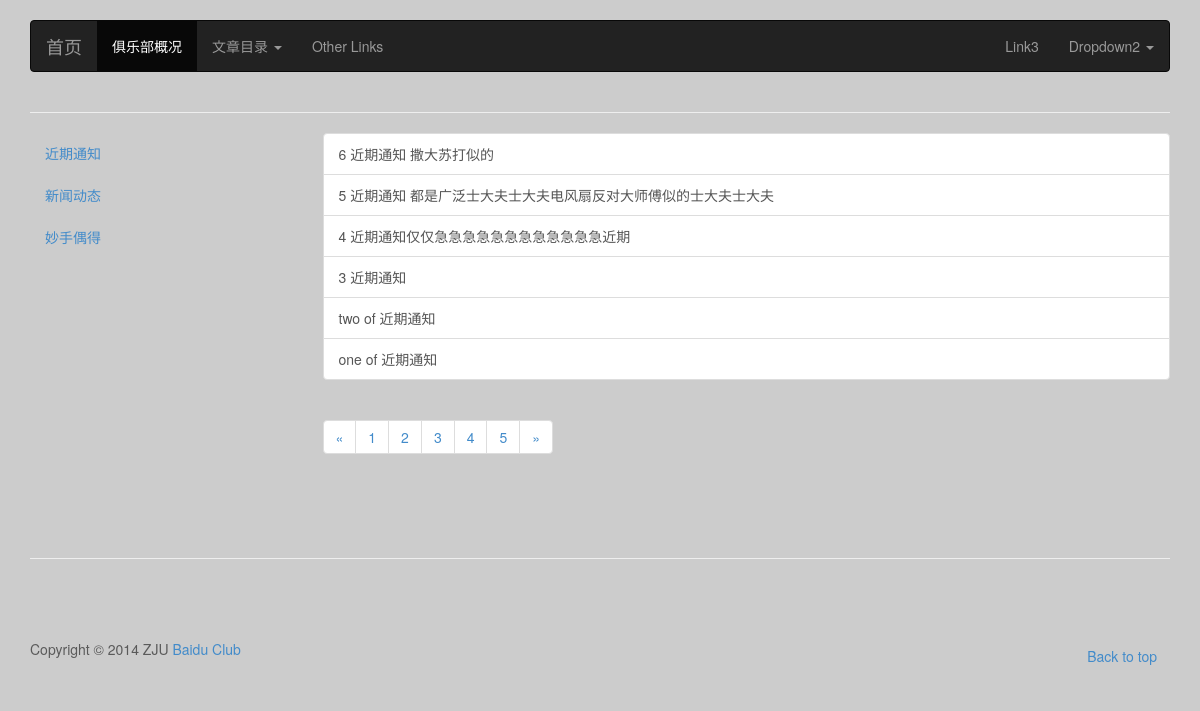
The page /index.php/welcome/category/1 on the database as committed earlier.
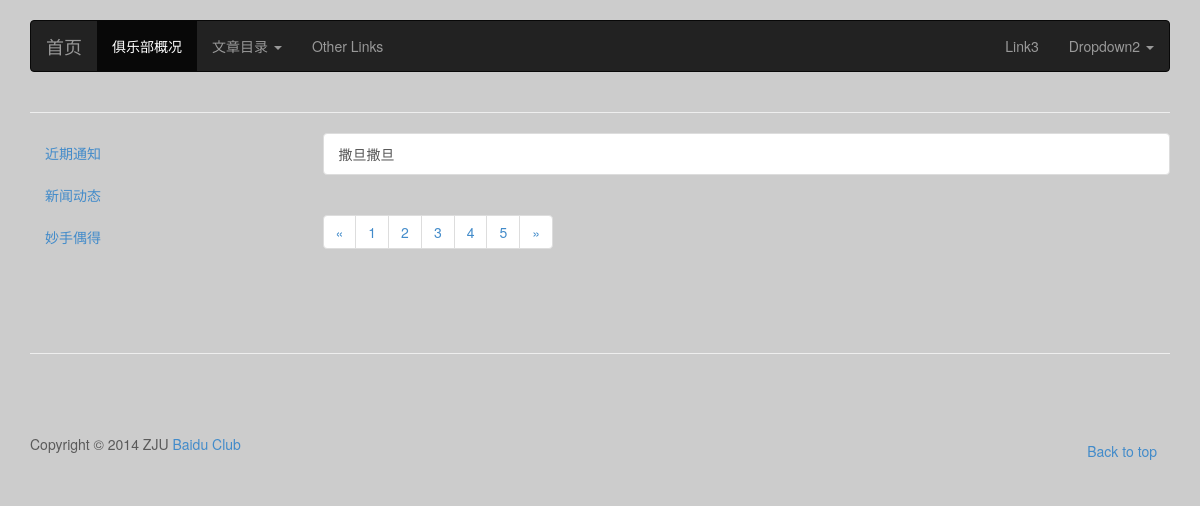
The same page on the database as committed later.
### tables this page shows
CREATE TABLE IF NOT EXISTS `tb_category` (
  `id` int(10) NOT NULL AUTO_INCREMENT,
  `name` varchar(100) DEFAULT NULL COMMENT '类别名称',
  `article_num` int(10) NOT NULL DEFAULT '0' COMMENT '文章数',
  `display` tinyint(4) NOT NULL DEFAULT '0' COMMENT '是否在首页出现',
  PRIMARY KEY (`id`)
);

CREATE TABLE IF NOT EXISTS `tb_article` (
  `id` int(10) NOT NULL AUTO_INCREMENT,
  `category_id` int(10) NOT NULL DEFAULT '0' COMMENT '文章类别ID',
  `title` varchar(100) DEFAULT NULL,
  `author` varchar(20) DEFAULT NULL,
  `content` text,
  `datetime` datetime NOT NULL DEFAULT CURRENT_TIMESTAMP COMMENT '发表时间',
  PRIMARY KEY (`id`)
);

### application/controllers/welcome.php (called while the page is built, shortened)
<?php if ( ! defined('BASEPATH')) exit('No direct script access allowed');
class Welcome extends CI_Controller {
	function __construct(){
		$this->load->model('cms_model', 'm_cms');
		$this->load->helper('url');
	}
	function load_view($page, $data = NULL){
		$this->load->view('header', $data);
		$this->load->view($page);
		$this->load->view('footer');
	}
	public function category($category_id){
		$category_id = (int)$category_id;
		$data['category'] = $this->m_cms->get_category();
		$data['article'] = $this->m_cms->get_article(array('category_id' => $category_id));
		$this->load_view('category', $data);
	}
}

### index.php (called while the page is built, shortened)
<?php
require_once BASEPATH.'core/CodeIgniter.php';

### application/models/cms_model.php (called while the page is built, shortened)
<?php
class Cms_model extends CI_Model {
	function get_category($condition = array()){
		$where = array();
		$query = $this->db->get_where('tb_category', $where);
		return $query;
	}
	function get_article($condition = array()){
		$where = array();
		$this->db->order_by('id', 'desc');
		if(isset($condition['category_id']))
			$where['category_id'] = (int)$condition['category_id'];
		$query = $this->db->get_where('tb_article', $where);
		return $query;
	}
}

### application/views/category.php (the view)
<div class="container">
	<hr>
	<div class="row">
		<div class="col-md-3">
			<?php $result = $category->result(); ?>
			<ul class="nav nav-pills nav-stacked">
				<?php foreach ($result as $key => $row): ?>
				<li><a href="<?=site_url('welcome/category/'.$row->id)?>"><?=$row->name?></a></li>
				<?php endforeach; ?>
			</ul>
		</div>
		<div class="col-md-9">
			<?php $result = $article->result(); ?>
<div class="list-group">
	<?php foreach ($result as $key => $row): ?>
	<a href="<?=site_url('welcome/article/'.$row->id)?>" class="list-group-item"><?=$row->title?></a>
	<?php endforeach; ?>
</div>
<ul class="pagination">
	<li><a href="#">&laquo;</a></li>
	<li><a href="#">1</a></li>
	<li><a href="#">2</a></li>
	<li><a href="#">3</a></li>
	<li><a href="#">4</a></li>
	<li><a href="#">5</a></li>
	<li><a href="#">&raquo;</a></li>
</ul>
		</div>
	</div>
	<hr class="featurette-divider">
</div>

### application/views/header.php (shortened to what this page needs)
<!DOCTYPE html>
<html>
<head>
    <link rel="stylesheet" type="text/css" href="<?=base_url('css/bootstrap.css')?>">
</head>
<body>
    <div class="navbar-wrapper">
        <div class="container">
            <nav class="navbar navbar-inverse navbar-default" role="navigation">
                <div class="navbar-header">
                    <a class="navbar-brand" href="<?=base_url()?>">首页</a>
                </div>
                <div class="collapse navbar-collapse">
                    <ul class="nav navbar-nav">
                        <li class="active"><a href="#">俱乐部概况</a></li>
                        <li class="dropdown">
                            <a href="#" class="dropdown-toggle" data-toggle="dropdown">文章目录 <b class="caret"></b></a>
                        </li>
                        <li><a href="#">Other Links</a></li>
                    </ul>
                    <ul class="nav navbar-nav navbar-right">
                        <li><a href="#">Link3</a></li>
                        <li class="dropdown">
                            <a href="#" class="dropdown-toggle" data-toggle="dropdown">Dropdown2 <b class="caret"></b></a>
                        </li>
                    </ul>
                </div>
            </nav>
        </div>
    </div>

### application/views/footer.php (shortened to what this page needs)
    <div class="container">
        <footer>
            <p class="pull-right"><a class="btn" href="#">Back to top</a></p>
            <p>Copyright © 2014 ZJU <a href="#">Baidu Club</a></p>
        </footer>
    </div>
</body>
</html>

### application/views/header.php (style rules this page uses)
body { padding-bottom: 40px; color: #5a5a5a; background-color: #CCCCCC; }
.navbar-wrapper { position: relative; top: 0; left: 0; right: 0; z-index: 20; }
.navbar-wrapper .container { padding-left: 0; padding-right: 0; }
.navbar-wrapper .navbar { padding-left: 15px; padding-right: 15px; }
.featurette-divider { margin: 80px 0; }
@media (min-width: 768px) { .navbar-wrapper { margin-top: 20px; } }
@media (min-width: 768px) { .navbar-wrapper .container { padding-left: 15px; padding-right: 15px; } }
@media (min-width: 768px) { .navbar-wrapper .navbar { padding-left: 0; padding-right: 0; } }
@media (min-width: 768px) { .navbar-wrapper .navbar { border-radius: 4px; } }

Rows that differ between the two databases and show on the page:
removed tb_article: title "6 近期通知 撒大苏打似的"
removed tb_article: title "5 近期通知 都是广泛士大夫士大夫电风扇反对大师傅似的士大夫士大夫"
removed tb_article: title "4 近期通知仅仅急急急急急急急急急急急急近期"
removed tb_article: title "3 近期通知"
removed tb_article: title "two of 近期通知"
removed tb_article: title "one of 近期通知"
added tb_article: title "撒旦撒旦"
